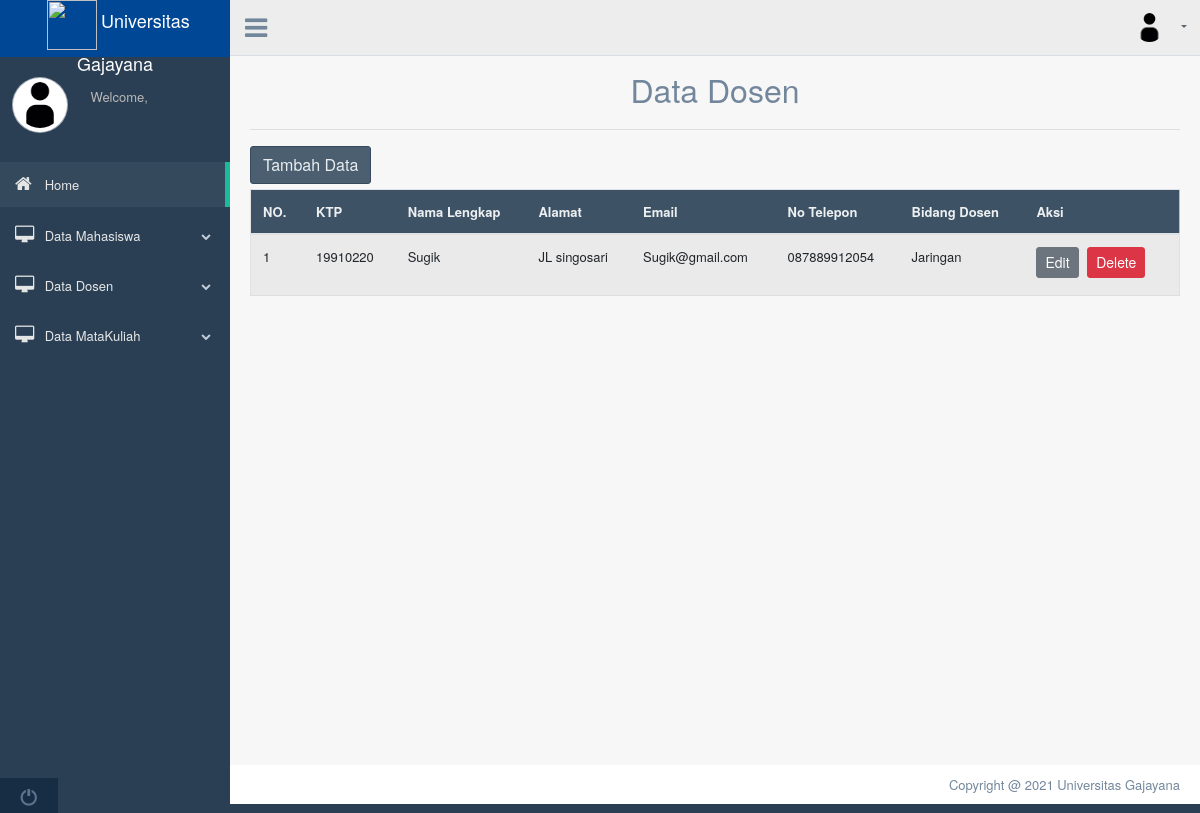
The app's page /index.php?page=tampil_dsn with its own data.
### tables this page shows
CREATE TABLE `dosen` (
  `id_dosen` int(5) NOT NULL,
  `ktp_dosen` varchar(50) NOT NULL,
  `nama_dosen` varchar(100) NOT NULL,
  `alamat_dosen` varchar(100) NOT NULL,
  `email_dosen` varchar(100) NOT NULL,
  `notlp_dosen` varchar(15) NOT NULL,
  `bidang_dosen` varchar(100) NOT NULL
);

### tampil_data_dosen.php (the view, shortened to what this page needs)
<?php
include('koneksi.php');
?>
<div class="container" style="margin-top:20px">
    <center>
        <font size="6">Data Dosen</font>
    </center>
    <hr>
    <a href="index.php?page=tambah_dsn"><button class="btn btn-dark right">Tambah Data</button></a>
    <div class="table-responsive">
        <table class="table table-striped jambo_table bulk_action">
            <thead>
                <tr>
                    <th>NO.</th>
                    <th>KTP</th>
                    <th>Nama Lengkap</th>
                    <th>Alamat</th>
                    <th>Email</th>
                    <th>No Telepon</th>
                    <th>Bidang Dosen</th>
                    <th>Aksi</th>
                </tr>
            </thead>
            <tbody>
                <?php
                $sql = mysqli_query($conn, "SELECT * FROM dosen ORDER BY id_dosen DESC") or die(mysqli_error($conn));
                if (mysqli_num_rows($sql) > 0) {
                    $no = 1;
                    while ($data = mysqli_fetch_assoc($sql)) {
                        echo '
						<tr>
							<td>' . $no . '</td>
                            <td>' . $data['ktp_dosen'] . '</td>
							<td>' . $data['nama_dosen'] . '</td>
							<td>' . $data['alamat_dosen'] . '</td>
							<td>' . $data['email_dosen'] . '</td>
                            <td>' . $data['notlp_dosen'] . '</td>
                            <td>' . $data['bidang_dosen'] . '</td>
							<td>
								<a href="index.php?page=edit_dsn&id_dosen=' . $data['id_dosen'] . '" class="btn btn-secondary btn-sm">Edit</a>
								<a href="delete_dosen.php?id_dosen=' . $data['id_dosen'] . '" class="btn btn-danger btn-sm" onclick="return confirm(\'Yakin ingin menghapus data ini?\')">Delete</a>
							</td>
						</tr>
						';
                        $no++;
                    }
                } else {
                    echo '
					<tr>
						<td colspan="6">Tidak ada data.</td>
					</tr>
					';
                }
                ?>
        </table>
    </div>
</div>

### records on screen
dosen: ktp_dosen "19910220", nama_dosen "Sugik", alamat_dosen "JL singosari", email_dosen "Sugik@gmail.com", notlp_dosen "087889912054", bidang_dosen "Jaringan"
